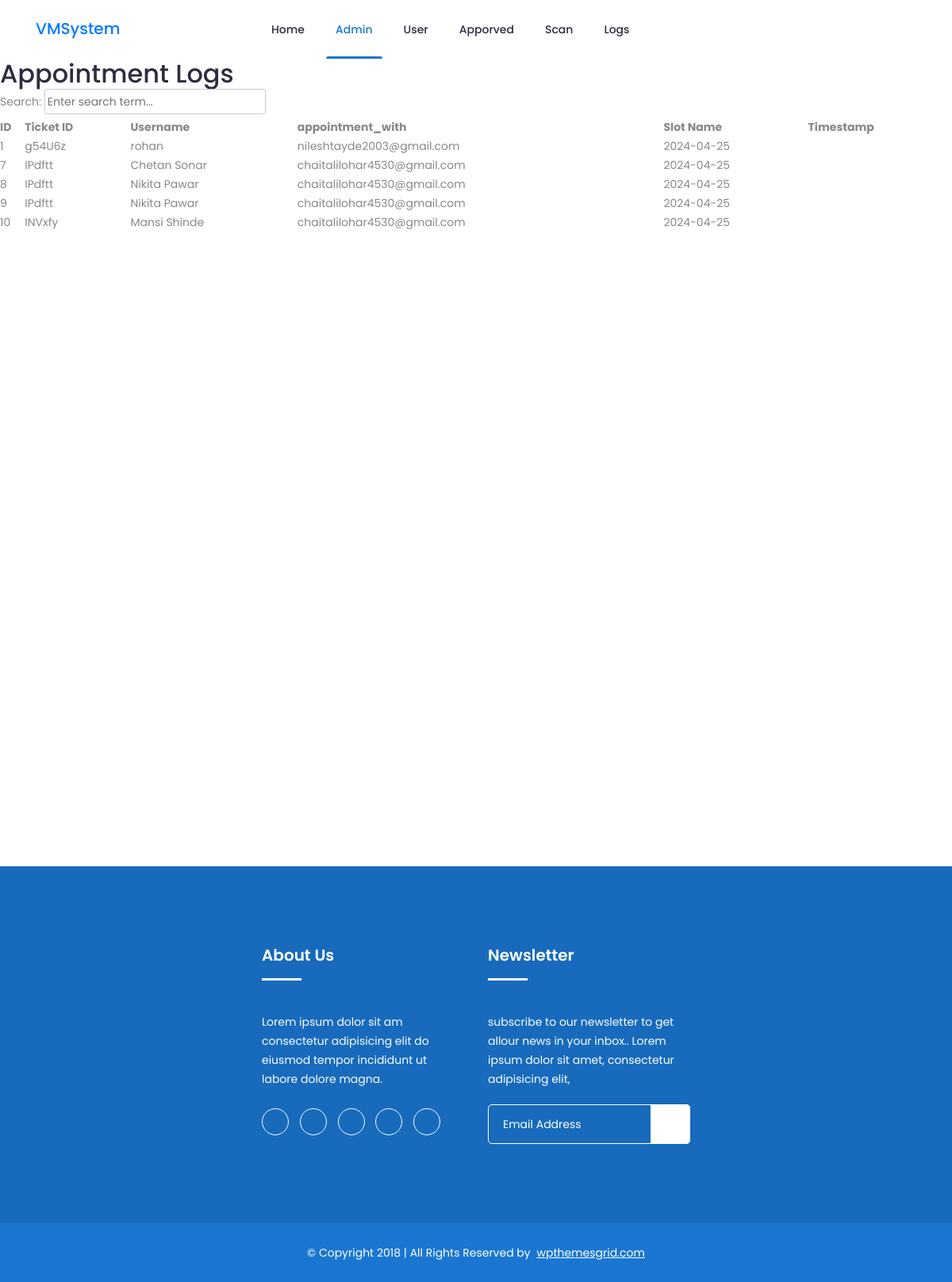
Page /admin/logs.php on the committed database.
### tables this page shows
CREATE TABLE `appointment_logs` (
  `log_id` int(11) NOT NULL,
  `ticket_id` varchar(255) NOT NULL,
  `user_name` varchar(255) NOT NULL,
  `appointment_with` varchar(255) NOT NULL,
  `timestamp` date NOT NULL,
  `appointment_status` int(1) DEFAULT 0
);

### admin/logs.php (the view, shortened to what this page needs)
<?php
include "header-admin.php";
$q = "SELECT appointment_logs.*
    FROM appointment_logs";
$result = mysqli_query($connect, $q);
?>
<main>
    <h2>Appointment Logs</h2>
    <div style="text-align:left;">
        <label for="search">Search:</label>
        <input type="text" id="search" onkeyup="searchLogs()" placeholder="Enter search term...">
    </div>
    <table-container>
        <div class="table-wrapper">
            <table id="appointment-logs-table">
                <thead>
                    <tr>
                        <th>ID</th>
                        <th>Ticket ID</th>
                        <th>Username</th>
                        <th>appointment_with</th>
                        <th>Slot Name</th>
                        <th>Timestamp</th>
                    </tr>
                </thead>
                <tbody>
                    <?php
                    while ($row = mysqli_fetch_array($result)) {
                        echo "<tr>";
                        echo "<td>" . $row['log_id'] . "</td>";
                        echo "<td>" . $row['ticket_id'] . "</td>";
                        echo "<td>" . $row['user_name'] . "</td>";
                        echo "<td>" . $row['appointment_with'] . "</td>";
                        echo "<td>" . $row['timestamp'] . "</td>";
                        echo "</tr>";
                    }
                    ?>
                </tbody>
            </table>
        </div>
    </table-container>
</main>
<?php
include "footer.php";
?>

### rows in the picture
appointment_logs: log_id "1", ticket "g54U6z", user_name "rohan", appointment_with "nileshtayde2003@gmail.com", timestamp "2024-04-25"
appointment_logs: log_id "7", ticket "IPdftt", user_name "Chetan Sonar", appointment_with "chaitalilohar4530@gmail.com", timestamp "2024-04-25"
appointment_logs: log_id "8", ticket "IPdftt", user_name "Nikita Pawar", appointment_with "chaitalilohar4530@gmail.com", timestamp "2024-04-25"
appointment_logs: log_id "9", ticket "IPdftt", user_name "Nikita Pawar", appointment_with "chaitalilohar4530@gmail.com", timestamp "2024-04-25"
appointment_logs: log_id "10", ticket "INVxfy", user_name "Mansi Shinde", appointment_with "chaitalilohar4530@gmail.com", timestamp "2024-04-25"
